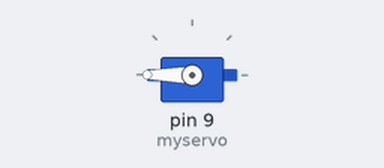
Bench run of a sketch on a simulated Arduino Uno, built with avr-gcc and run on an emulated ATmega328P. Shown: servo.

Above: at 0.05 s.
At 1.4 s:
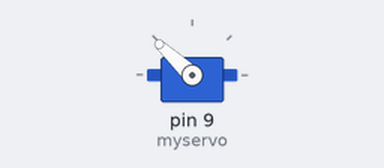
At 2.8 s:
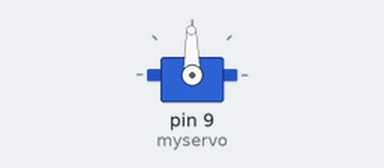
At 5.6 s:
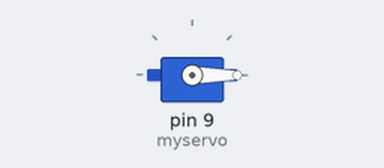
Timing chart, 0 to 7.3 s (numbered marks = the images above):
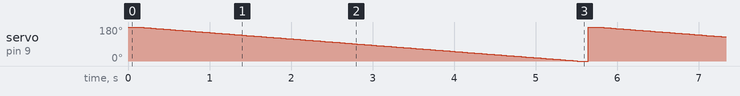

The sketch:

servo_shooter.ino
```cpp
#include <Servo.h>

Servo myservo; // 建立Servo物件，控制伺服馬達

void setup()
{
  myservo.attach(9); // 連接數位腳位9，伺服馬達的訊號線
}

void loop()
{
  myservo.write(180);
  delay(100);
  for(int i = 180; i >= 0; i-=1){
    myservo.write(i);// 使用write，傳入角度，從180度轉到0度
    delay(30);
  }
  delay(100);
}
```

Measured:
- by itself, servo on pin 9 (myservo): ramps from 180° to 0° and jumps back, once every 5.6 s
